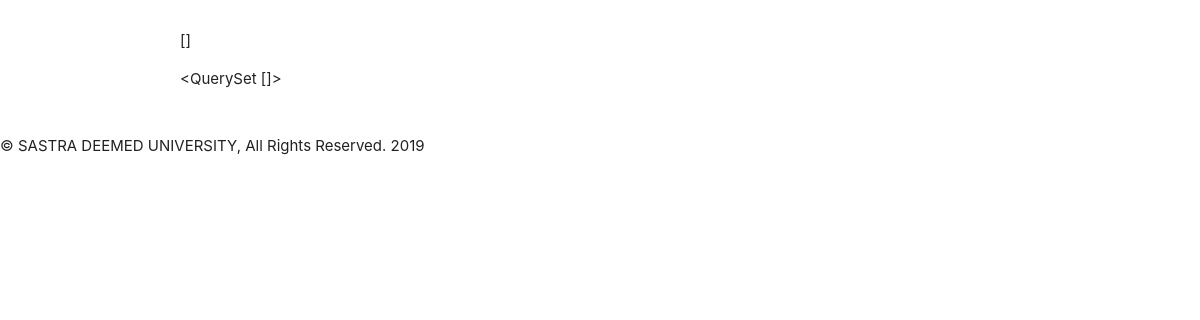
The app's page /readj/, older data.
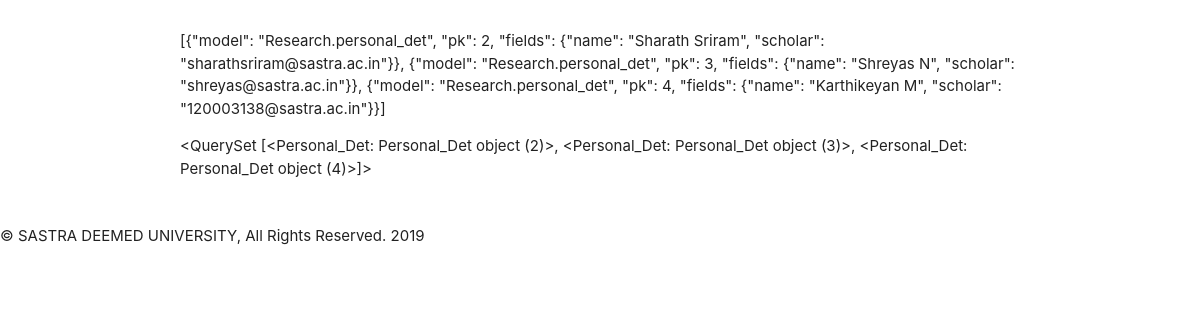
The same page, newer data.
### Research/models.py (models this page shows)
class Personal_Det(models.Model):
   name=models.CharField(max_length=50)
   scholar=models.OneToOneField(Scholar)
   email=models.EmailField()
   pemail=models.EmailField()
   category=models.CharField(max_length=10)
   school=models.CharField(max_length=30)
   phno=models.CharField(max_length=11)
   retitle=models.CharField(max_length=500)
   typet=models.CharField(max_length=30)
   regdate=models.CharField(max_length=10)
   sex=models.CharField(max_length=10)
   dob=models.CharField(max_length=10)
   supervisor=models.ForeignKey(Supervisor)
   institution=models.CharField(max_length=500)
   institution_ad=models.CharField(max_length=500)

### Research/views.py (the view)
# urls.py: url(r'^readj/', readj),
def readj(request):
  dbAAA=Announcement.objects.all()
  dbAA=Personal_Det.objects.all()
  dbA=serializers.serialize('json',dbAA,fields=("name","scholar"))
  return render(request,"index.html",{"dbA":dbA,"dbAA":dbAA})

### Templates/index.html (shortened to what this page needs)
<!DOCTYPE html>
<html>
<head>
	<link rel="stylesheet" href="https://cdnjs.cloudflare.com/ajax/libs/materialize/1.0.0/css/materialize.min.css">
</head>
<body>
  <section class="section">
    <div class="container">
          <p>{{dbA}}</p>
          <p>{{dbAA}}</p>
    </div>
  </section>
  <div class="footer">
    <p>&copy; SASTRA DEEMED UNIVERSITY, All Rights Reserved. 2019</p>
  </div>
</body>
{% load static %}
</html>

Row changes from the older to the newer data that the page shows:
added Personal_Det: id "<QuerySet [<Personal_Det: Personal_Det object (2)>, <Personal_Det: Personal_Det object (3)>, <Personal_Det: Personal_Det object (4)>]>"
Text that changed along with them:
{{ dbA }}: "[]" → "[{\"model\": \"Research.personal_det\", \"pk\": 2, \"fields\": {\"name\": \"Sharath Sriram\", \"scholar\": \"sharathsriram@sastra.ac.in\"}}, {\"model\": \"Research.personal_det\", \"pk\": 3, \"fields\": {\"name\": \"Shreyas N\", \"scholar\": \"shreyas@sastra.ac.in\"}}, {\"model\": \"Research.personal_det\", \"pk\": 4, \"fields\": {\"name\": \"Karthikeyan M\", \"scholar\": \"120003138@sastra.ac.in\"}}]"
{{ dbAA }}: "<QuerySet []>" → (not shown)
